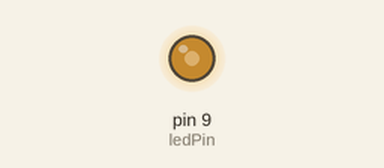
Simulated run of this sketch. Board: Arduino Uno, built with avr-gcc and run on an emulated ATmega328P. On the bench: output pins drawn as LEDs (lit = HIGH).

Above: at 0.1 s.
Timing chart, 0 to 1.6 s (numbered marks = the images above):
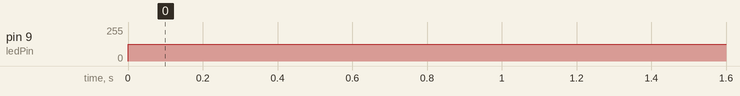

The sketch:

led_analog.ino
```cpp
int ledPin = 9;
int brightness = 127; // Integer between 0 and 255

void setup() {
  // put your setup code here, to run once:
  pinMode(ledPin, OUTPUT);
}

void loop() {
  // put your main code here, to run repeatedly:
  analogWrite(ledPin, brightness);
}
```

Measured:
- by itself, pin 9 (ledPin): 0/255 → 127/255 at 0.00 s
